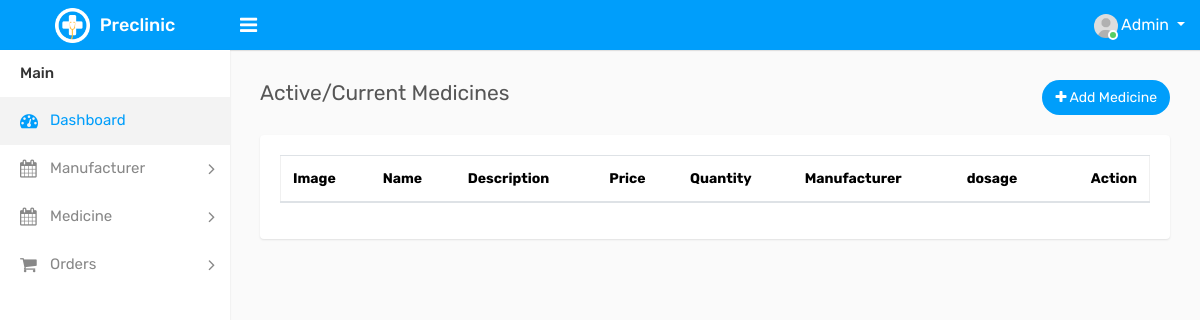
/medicine/active-medicine-list/, run on an earlier commit of the app's database.
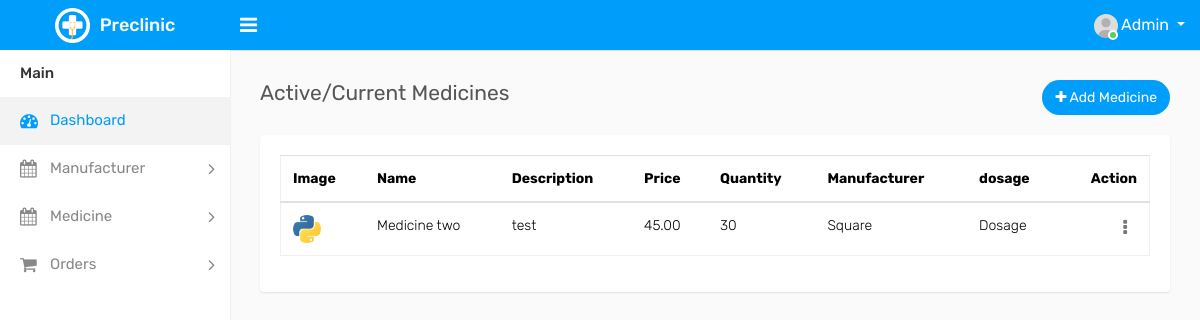
And on a later commit of the database.
### core/models.py (models this page shows, shortened)
class Medicine(models.Model):
    manufacturer = models.ForeignKey(Manufacturer, on_delete=models.CASCADE)
    name = models.CharField(max_length=100)
    description = models.TextField(blank=True)
    production_date = models.DateField()
    expiration_date = models.DateField()
    is_expired=models.BooleanField(default=False)
    price = models.DecimalField(max_digits=10, decimal_places=2)
    quantity_in_stock = models.PositiveIntegerField()
    dosage = models.CharField(max_length=50, blank=True)
    active_ingredients = models.TextField(blank=True)
    storage_instructions = models.TextField(blank=True)
    usage_instructions = models.TextField(blank=True)
    precautions = models.TextField(blank=True)
    side_effects = models.TextField(blank=True)
    image = models.ImageField(upload_to='medicine_images/', blank=True, null=True)
    is_prescription_required = models.BooleanField(default=False)
    is_available = models.BooleanField(default=True)
    created_at = models.DateTimeField(auto_now_add=True)
    updated_at = models.DateTimeField(auto_now=True)

class Manufacturer(models.Model):
    name = models.CharField(max_length=100)
    address = models.TextField()
    contact_info = models.CharField(max_length=50)
    def __str__(self):
        return self.name

### core/views.py (the view)
# urls.py: re_path(r'^medicine/active-medicine-list/$', views.active_medicine_list, name="active_medicine_list"),
def active_medicine_list(request):
    medicine_list = Medicine.objects.filter(is_expired=False)
    context = {
        'medicine_list': medicine_list
    }
    return render(request, 'medicine/active-medicine-list.html', context)

### core/templates/medicine/active-medicine-list.html (shortened to what this page needs)
{% extends 'index.html' %}
{% load static %}
{% block main_content %}
<div class="row">
                    <div class="col-sm-4 col-3">
                        <h4 class="page-title">Active/Current Medicines</h4>
                    </div>
                    <div class="col-sm-8 col-9 text-right m-b-20">
                        <a href="/medicine/add-new-medicine" class="btn btn btn-primary btn-rounded float-right"><i class="fa fa-plus"></i> Add Medicine</a>
                    </div>
                </div>
                <div class="row">
                    <div class="col-sm-12">
                        <div class="card-box">
                            <div class="card-block">
								<div class="table-responsive">
									<table class="datatable table table-stripped ">
                                    <thead>
                                        <tr>
                                            <th>Image</th>
                                            <th>Name</th>
                                            <th>Description</th>
                                            <th>Price</th>
                                            <th>Quantity</th>
                                            <th>Manufacturer</th>
                                            <th>dosage</th>
                                            <th class="text-right">Action</th>
                                        </tr>
                                    </thead>
                                    <tbody>
                                    {% if medicine_list %}
                                        {% for medicine in medicine_list %}
                                            <tr>
                                                <td>
                                                    <img width="28" height="28" src="{{medicine.image.url}}" class="rounded-circle m-r-5" alt="">
                                                </td>
                                                <td>{{medicine.name}}</td>
                                                <td>{{medicine.description}}</td>
                                                <td>{{medicine.price}}</td>
                                                <td>{{medicine.quantity_in_stock}}</td>
                                                <td>{{medicine.manufacturer}}</td>
                                                <td>{{medicine.dosage}}</td>
                                                <td class="text-right">
                                                    <div class="dropdown dropdown-action">
                                                        <a href="#" class="action-icon dropdown-toggle" data-toggle="dropdown" aria-expanded="false"><i class="fa fa-ellipsis-v"></i></a>
                                                    </div>
                                                </td>
                                            </tr>
                                        {% endfor %}
                                    {% endif %}
                                    </tbody>
                                </table>
								</div>
                            </div>
                        </div>
                    </div>
                </div>
{% endblock %}

What changed in the data, as far as the page shows it:
added Medicine: image (picture), name "Medicine two", description "test", price "45.00", quantity_in_stock "30", manufacturer "Square", dosage "Dosage"
